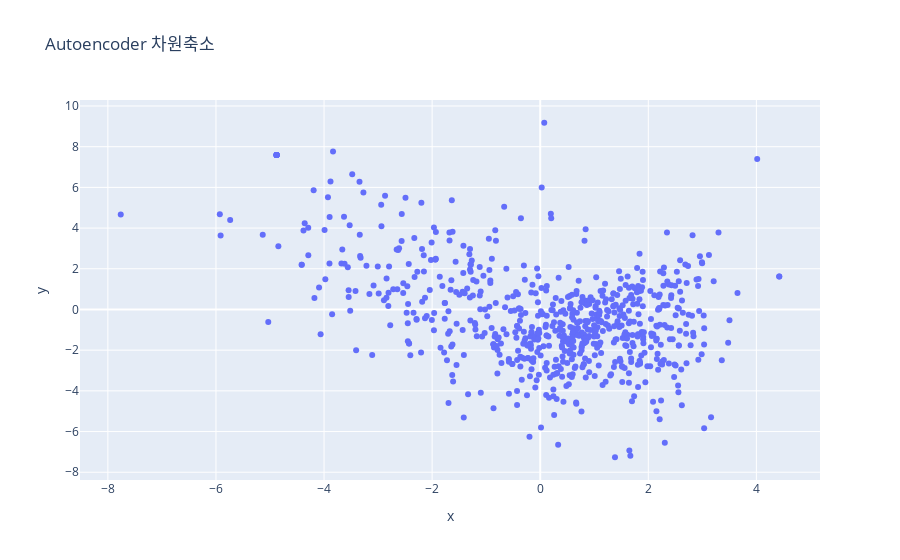

This figure's notebook cell:
### Code cell
import plotly.express as px

fig = px.scatter(new_df, x="x", y="y",
                 #color="species", 
                 #size='petal_length',
                 hover_data=['곡 제목', '가수', 'tag max', 'emotion max'], # 참고할 데이터 추가
                 title='Autoencoder 차원축소' # 그래프 타이틀 지정
                )
fig.show()

### Figure 1 — Plotly figure (JSON) as saved in the notebook; plotly's stock layout.template omitted (floating-point values rounded to 4 significant figures; data arrays with more than 128 entries replaced by an {"elided": "..."} marker saying what was removed)
{"data": [{"customdata": {"elided": "704x4 str values"}, "hovertemplate": "x=%{x}<br>y=%{y}<br>곡 제목=%{customdata[0]}<br>가수=%{customdata[1]}<br>tag max=%{customdata[2]}<br>emotion max=%{customdata[3]}<extra></extra>", "legendgroup": "", "marker": {"color": "#636efa", "symbol": "circle"}, "mode": "markers", "name": "", "orientation": "v", "showlegend": false, "type": "scatter", "x": {"elided": "704 float values"}, "xaxis": "x", "y": {"elided": "704 float values"}, "yaxis": "y"}], "layout": {"legend": {"tracegroupgap": 0}, "title": {"text": "Autoencoder 차원축소"}, "xaxis": {"anchor": "y", "domain": [0, 1], "title": {"text": "x"}}, "yaxis": {"anchor": "x", "domain": [0, 1], "title": {"text": "y"}}}}
